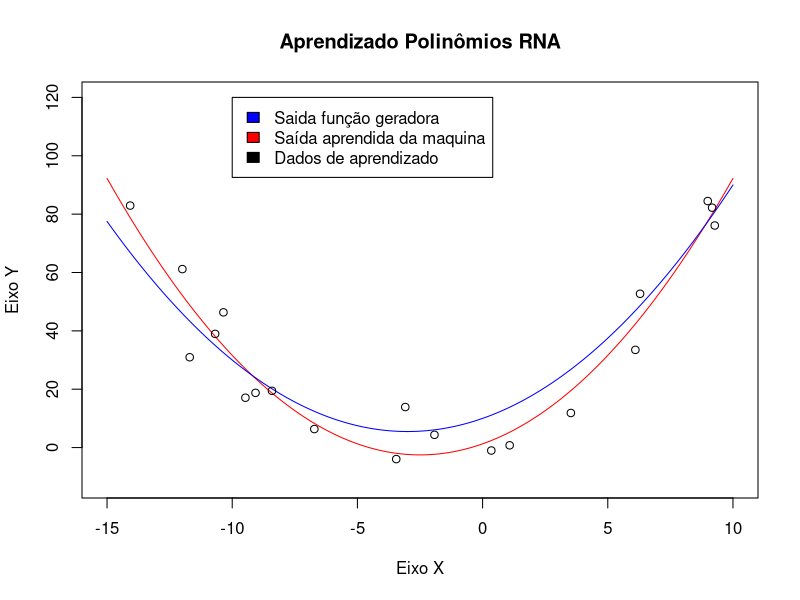

This chart was generated by the following R code:
# função geradora fg(x) = 0.5x^2 + 3x
# saida esperada fg(x) + ruido gaussiano

rm(list = ls())
dev.off()

library("corpcor") # usado para função da pseudoinversa

fgx <- function(xin) {
    (0.5 * xin^2) + (3 * xin) + 10
}

X <- runif(n = 20, min = -15, max = 10) # vetor aleatorio
Y <- fgx(X) + 10 * rnorm(length(X)) # dados de aprendizado
# os pares (xi, yi) são os dados de aprendizado da maquina
# se nao tiver o ruido gaussiano, a maquina aprenderá exatamente a função
# geradora, isto é, yhat(x) = fg(x)

# cria uma matriz em que cada coluna tem os dados dos argumentos
# assim, a coluna 1 da matriz tem o vetor X^2, etc
# H é a matriz com os dados de entrada x
H <- cbind(X^2, X^1, X^0)

# %*% é multiplicação matricial
# ou seja, temos a equação matricial w = H^-1 * Y, que veio de
# Hw = y. Note que Hw = y é o sistema linear
# de todas equações montadas a partir das entradas
w <- pseudoinverse(H) %*% Y

# aqui, w sao os parametros aprendidos. (vetor de parametros w)

## --- aprendizado da RNA se encerra aqui. --- ##
# agora, é somente teste com os parametros aprendidos w

xgrid <- seq(-15, 10, 0.1) # vetor de com a sequencia
# xgrid = [-15, -14.9, -14,8, ... , 9.8, 9.9, 10]

ygrid <- ((0.5 * xgrid^2) + (3 * xgrid) + 10)
# ygrid é a saida da função geradora para cada entrada de xgrid
# assim, ygrid é a saida do sistema (sem o ruido gaussiano)

Hgrid <- cbind(xgrid^2, xgrid^1, xgrid^0)
# aqui estamos fazendo o sistema linear com as entradas xgrid:
# ygrid = Hw

yhatgrid <- Hgrid %*% w

# yhatgrid é y chapeu: é a saida aprendida da maquina

plot(
    NULL,
    main = "Aprendizado Polinômios RNA",
    xlab = "Eixo X",
    ylab = "Eixo Y",
    ylim = c(-12, 120),
    xlim = c(-15, 10)
)
lines(xgrid, yhatgrid, col = "red")
lines(xgrid, ygrid, col = "blue")
points(X, Y, col = "black")

legend(
    x = -10,
    y = 120,
    legend = c(
        "Saida função geradora",
        "Saída aprendida da maquina",
        "Dados de aprendizado"
    ),
    fill = c("blue", "red", "black")
)
